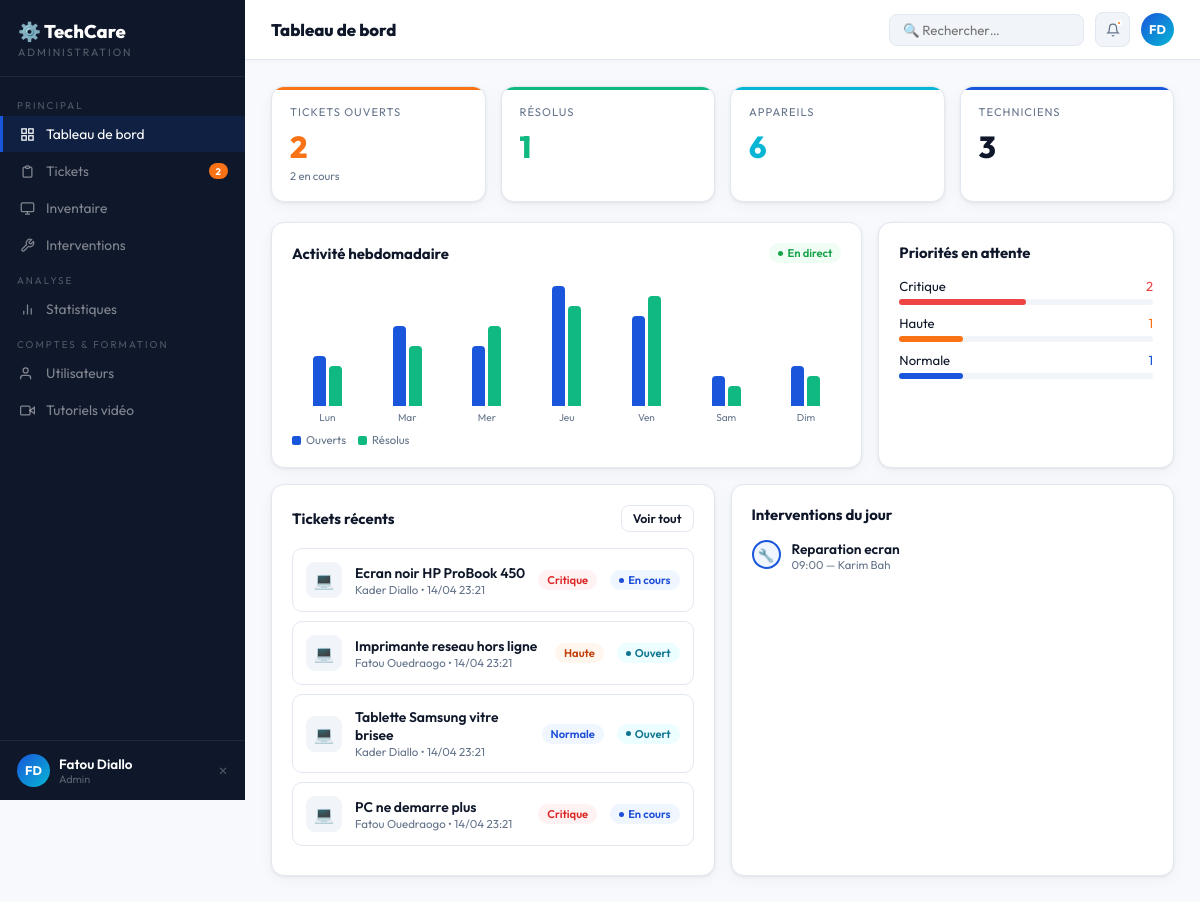
/admin.php (signed in), run on the app's committed database.
### tables this page shows
CREATE TABLE tickets (
  id               INT AUTO_INCREMENT PRIMARY KEY,
  titre            VARCHAR(200) NOT NULL,
  description      TEXT         DEFAULT NULL,
  appareil_id      INT          DEFAULT NULL,
  demandeur_id     INT          DEFAULT NULL,
  nom_public       VARCHAR(100) DEFAULT NULL,
  email_public     VARCHAR(150) DEFAULT NULL,
  service_public   VARCHAR(100) DEFAULT NULL,
  priorite         ENUM('basse','normale','haute','critique') DEFAULT 'normale',
  statut           ENUM('ouvert','en_cours','resolu') DEFAULT 'ouvert',
  date_creation    DATETIME     DEFAULT CURRENT_TIMESTAMP,
  date_resolution  DATETIME     DEFAULT NULL,
  FOREIGN KEY (appareil_id)  REFERENCES appareils(id) ON DELETE SET NULL,
  FOREIGN KEY (demandeur_id) REFERENCES utilisateurs(id) ON DELETE SET NULL
);

CREATE TABLE utilisateurs (
  id               INT AUTO_INCREMENT PRIMARY KEY,
  nom              VARCHAR(100)  NOT NULL,
  email            VARCHAR(150)  UNIQUE NOT NULL,
  password_hash    VARCHAR(255)  NOT NULL,
  role             ENUM('etudiant','employe') DEFAULT 'etudiant',
  telephone        VARCHAR(30)   DEFAULT NULL,
  departement      VARCHAR(100)  DEFAULT NULL,
  statut           ENUM('actif','inactif') DEFAULT 'actif',
  date_inscription DATETIME      DEFAULT CURRENT_TIMESTAMP
);

CREATE TABLE interventions (
  id                INT AUTO_INCREMENT PRIMARY KEY,
  ticket_id         INT          DEFAULT NULL,
  technicien_id     INT          DEFAULT NULL,
  type_intervention VARCHAR(120) DEFAULT NULL,
  date_debut        DATETIME     DEFAULT NULL,
  duree_estimee     VARCHAR(30)  DEFAULT NULL,
  statut            ENUM('planifiee','en_cours','terminee') DEFAULT 'planifiee',
  notes             TEXT         DEFAULT NULL,
  date_creation     DATETIME     DEFAULT CURRENT_TIMESTAMP,
  FOREIGN KEY (ticket_id)     REFERENCES tickets(id) ON DELETE SET NULL,
  FOREIGN KEY (technicien_id) REFERENCES admins(id) ON DELETE SET NULL
);

### admin.php (the view, shortened to what this page needs)
<?php
require_once 'config.php';
$panel=$_GET['p']??'dashboard';
$anom=$_SESSION['admin_nom']; $arole=$_SESSION['admin_role'];
$ain=initiales($anom);
$gs=$pdo->query("SELECT
  (SELECT COUNT(*) FROM tickets WHERE statut='ouvert') t_ouv,
  (SELECT COUNT(*) FROM tickets WHERE statut='en_cours') t_enc,
  (SELECT COUNT(*) FROM tickets WHERE statut='resolu') t_res,
  (SELECT COUNT(*) FROM appareils) nb_app,
  (SELECT COUNT(*) FROM utilisateurs WHERE statut='actif') nb_usr,
  (SELECT COUNT(*) FROM admins WHERE statut='actif') nb_adm,
  (SELECT COUNT(*) FROM interventions WHERE statut IN ('planifiee','en_cours')) nb_int
")->fetch();
?><!DOCTYPE html><html lang="fr"><head>
<link rel="stylesheet" href="assets/style.css">
</head><body>
<div class="app-layout">
  <aside class="sidebar">
    <div class="sb-logo"><div class="sb-logo-name">⚙️ TechCare</div><div class="sb-logo-role">Administration</div></div>
    <nav class="sb-nav">
      <div class="sb-sec">Principal</div>
      <a href="?p=dashboard" class="sb-item <?php echo $panel==='dashboard'?'active':''; ?>">
        <svg viewBox="0 0 24 24" fill="none" stroke="currentColor" stroke-width="2"><rect x="3" y="3" width="7" height="7"/><rect x="14" y="3" width="7" height="7"/><rect x="3" y="14" width="7" height="7"/><rect x="14" y="14" width="7" height="7"/></svg>Tableau de bord
      </a>
      <a href="?p=tickets" class="sb-item <?php echo $panel==='tickets'?'active':''; ?>">
        <svg viewBox="0 0 24 24" fill="none" stroke="currentColor" stroke-width="2"><path d="M9 5H7a2 2 0 00-2 2v12a2 2 0 002 2h10a2 2 0 002-2V7a2 2 0 00-2-2h-2"/><rect x="9" y="3" width="6" height="4" rx="2"/></svg>Tickets
        <?php if($gs['t_ouv']>0): ?><span class="sb-badge"><?php echo $gs['t_ouv']; ?></span><?php endif; ?>
      </a>
      <a href="?p=inventaire" class="sb-item <?php echo $panel==='inventaire'?'active':''; ?>">
        <svg viewBox="0 0 24 24" fill="none" stroke="currentColor" stroke-width="2"><rect x="2" y="3" width="20" height="14" rx="2"/><path d="M8 21h8M12 17v4"/></svg>Inventaire
      </a>
      <a href="?p=interventions" class="sb-item <?php echo $panel==='interventions'?'active':''; ?>">
        <svg viewBox="0 0 24 24" fill="none" stroke="currentColor" stroke-width="2"><path d="M14.7 6.3a1 1 0 000 1.4l1.6 1.6a1 1 0 001.4 0l3.77-3.77a6 6 0 01-7.94 7.94l-6.91 6.91a2.12 2.12 0 01-3-3l6.91-6.91a6 6 0 017.94-7.94l-3.76 3.76z"/></svg>Interventions
      </a>
      <div class="sb-sec">Analyse</div>
      <a href="?p=rapports" class="sb-item <?php echo $panel==='rapports'?'active':''; ?>">
        <svg viewBox="0 0 24 24" fill="none" stroke="currentColor" stroke-width="2"><line x1="18" y1="20" x2="18" y2="10"/><line x1="12" y1="20" x2="12" y2="4"/><line x1="6" y1="20" x2="6" y2="14"/></svg>Statistiques
      </a>
      <div class="sb-sec">Comptes &amp; Formation</div>
      <a href="?p=users" class="sb-item <?php echo $panel==='users'?'active':''; ?>">
        <svg viewBox="0 0 24 24" fill="none" stroke="currentColor" stroke-width="2"><path d="M17 21v-2a4 4 0 00-4-4H5a4 4 0 00-4 4v2"/><circle cx="9" cy="7" r="4"/></svg>Utilisateurs
      </a>
      <a href="?p=tutoriels" class="sb-item <?php echo $panel==='tutoriels'?'active':''; ?>">
        <svg viewBox="0 0 24 24" fill="none" stroke="currentColor" stroke-width="2"><polygon points="23 7 16 12 23 17 23 7"/><rect x="1" y="5" width="15" height="14" rx="2"/></svg>Tutoriels vidéo
      </a>
    </nav>
    <div class="sb-footer">
      <div class="sb-user">
        <div class="sb-av"><?php echo $ain; ?></div>
        <div><div class="sb-uname"><?php echo clean($anom); ?></div><div class="sb-urole"><?php echo $arole; ?></div></div>
        <a href="process/logout.php" class="sb-logout" title="Déconnexion">✕</a>
      </div>
    </div>
  </aside>
  <main class="app-main">
    <div class="topbar">
      <div class="topbar-title" id="adm-title"><?php echo match($panel){'dashboard'=>'Tableau de bord','tickets'=>'Gestion des tickets','inventaire'=>'Inventaire des appareils','interventions'=>'Suivi des interventions','rapports'=>'Rapports & Statistiques','users'=>'Utilisateurs','admins'=>'Comptes Administrateurs','tutoriels'=>'Tutoriels vidéo',default=>'Administration'}; ?></div>
      <div class="topbar-right">
        <input class="search" type="text" placeholder="🔍 Rechercher…" oninput="liveSearch(this.value)">
        <div class="icon-btn"><svg width="14" height="14" viewBox="0 0 24 24" fill="none" stroke="currentColor" stroke-width="2"><path d="M18 8A6 6 0 006 8c0 7-3 9-3 9h18s-3-2-3-9"/><path d="M13.73 21a2 2 0 01-3.46 0"/></svg><div class="notif-dot"></div></div>
        <div class="sb-av"><?php echo $ain; ?></div>
      </div>
    </div>
    <div class="app-content">
<?php  if($panel==='dashboard'): ?>
      <div class="stats-row">
        <div class="stat-card"><div class="stat-stripe warn"></div><div class="stat-lbl">Tickets ouverts</div><div class="stat-val" style="color:var(--warn)"><?php echo $gs['t_ouv']; ?></div><div class="stat-sub"><?php echo $gs['t_enc']; ?> en cours</div></div>
        <div class="stat-card"><div class="stat-stripe ok"></div><div class="stat-lbl">Résolus</div><div class="stat-val" style="color:var(--ok)"><?php echo $gs['t_res']; ?></div></div>
        <div class="stat-card"><div class="stat-stripe info"></div><div class="stat-lbl">Appareils</div><div class="stat-val" style="color:var(--accent2)"><?php echo $gs['nb_app']; ?></div></div>
        <div class="stat-card"><div class="stat-stripe"></div><div class="stat-lbl">Techniciens</div><div class="stat-val"><?php echo $gs['nb_adm']; ?></div></div>
      </div>
      <div class="grid3">
        <div class="card">
          <div class="card-head"><div class="card-title">Activité hebdomadaire</div><span class="badge b-green"><span class="dot"></span> En direct</span></div>
          <div class="chart-bars" id="admin-chart"></div>
          <div style="display:flex;gap:12px;margin-top:9px;font-size:.71rem;color:var(--muted)">
            <span style="display:flex;align-items:center;gap:5px"><span style="width:9px;height:9px;background:var(--accent);border-radius:2px;display:inline-block"></span>Ouverts</span>
            <span style="display:flex;align-items:center;gap:5px"><span style="width:9px;height:9px;background:var(--ok);border-radius:2px;display:inline-block"></span>Résolus</span>
          </div>
        </div>
        <div class="card">
          <div class="card-head"><div class="card-title">Priorités en attente</div></div>
          <?php $prios=$pdo->query("SELECT priorite,COUNT(*) c FROM tickets WHERE statut!='resolu' GROUP BY priorite ORDER BY FIELD(priorite,'critique','haute','normale','basse')")->fetchAll();
          $pcols=['critique'=>'var(--danger)','haute'=>'var(--warn)','normale'=>'var(--accent)','basse'=>'var(--muted)'];
          $tot_p=array_sum(array_column($prios,'c'))?:1;
          foreach($prios as $pp): ?>
          <div style="margin-bottom:10px">
            <div style="display:flex;justify-content:space-between;font-size:.82rem;margin-bottom:3px"><span><?php echo ucfirst($pp['priorite']); ?></span><span style="color:<?php echo $pcols[$pp['priorite']]??'var(--muted)'; ?>"><?php echo $pp['c']; ?></span></div>
            <div class="prog-bar"><div class="prog-fill" style="width:<?php echo round($pp['c']/$tot_p*100); ?>%;background:<?php echo $pcols[$pp['priorite']]??'var(--accent)'; ?>"></div></div>
          </div>
          <?php endforeach; ?>
        </div>
      </div>
      <div class="grid2" style="margin-top:16px">
        <div class="card">
          <div class="card-head"><div class="card-title">Tickets récents</div><a href="?p=tickets" class="btn btn-outline btn-sm">Voir tout</a></div>
          <?php $rec=$pdo->query("SELECT t.*,u.nom unom FROM tickets t LEFT JOIN utilisateurs u ON t.demandeur_id=u.id ORDER BY t.date_creation DESC LIMIT 4")->fetchAll();
          foreach($rec as $t): ?>
          <div class="ticket-row">
            <div class="ticket-icon">💻</div>
            <div style="flex:1"><div style="font-weight:600;font-size:.87rem"><?php echo clean($t['titre']); ?></div><div style="font-size:.72rem;color:var(--muted)"><?php echo clean($t['unom']??$t['nom_public']??'Public'); ?> • <?php echo date('d/m H:i',strtotime($t['date_creation'])); ?></div></div>
            <?php echo badgePriorite($t['priorite']); ?>
            <?php echo badgeStatut($t['statut']); ?>
          </div>
          <?php endforeach; ?>
        </div>
        <div class="card">
          <div class="card-head"><div class="card-title">Interventions du jour</div></div>
          <?php $tday=$pdo->query("SELECT i.*,t.titre ttitre,adm.nom technom FROM interventions i LEFT JOIN tickets t ON i.ticket_id=t.id LEFT JOIN admins adm ON i.technicien_id=adm.id WHERE DATE(i.date_debut)=CURDATE() OR i.statut='en_cours' ORDER BY i.date_debut LIMIT 4")->fetchAll();
          if($tday): foreach($tday as $iv): ?>
          <div class="tl-item">
            <div class="tl-dot <?php echo $iv['statut']==='en_cours'?'active':''; ?>">🔧</div>
            <div><div style="font-weight:600;font-size:.86rem"><?php echo clean($iv['type_intervention']??$iv['ttitre']??'Intervention'); ?></div>
            <div style="font-size:.71rem;color:var(--muted)"><?php echo $iv['date_debut']?date('H:i',strtotime($iv['date_debut'])):'—'; ?> — <?php echo clean($iv['technom']??'Non assigné'); ?></div></div>
          </div>
          <?php endforeach; else: ?><div style="color:var(--muted);font-size:.84rem">Aucune intervention planifiée aujourd'hui.</div><?php endif; ?>
        </div>
      </div>
<?php  endif; ?>
    </div>
  </main>
</div>
</body></html>

### config.php (shortened to what this page needs)
<?php
function clean(string $v):string  { return htmlspecialchars(strip_tags(trim($v)),ENT_QUOTES,'UTF-8'); }
function badgeStatut(string $s):string {
  return match($s){
    'ouvert'   => '<span class="badge b-cyan"><span class="dot"></span>Ouvert</span>',
    'en_cours' => '<span class="badge b-blue"><span class="dot"></span>En cours</span>',
    'resolu'   => '<span class="badge b-green"><span class="dot"></span>Résolu</span>',
    default    => '<span class="badge b-gray">'.htmlspecialchars($s).'</span>'
  };
}
function badgePriorite(string $p):string {
  return match($p){
    'critique' => '<span class="badge b-red">Critique</span>',
    'haute'    => '<span class="badge b-orange">Haute</span>',
    'normale'  => '<span class="badge b-blue">Normale</span>',
    'basse'    => '<span class="badge b-gray">Basse</span>',
    default    => '<span class="badge b-gray">'.htmlspecialchars($p).'</span>'
  };
}
function initiales(string $nom):string {
  $parts = explode(' ', trim($nom));
  $i = strtoupper(substr($parts[0],0,1));
  if(isset($parts[1])) $i .= strtoupper(substr($parts[1],0,1));
  return $i;
}

### data on the page
tickets: titre "Ecran noir HP ProBook 450", demandeur.nom "Kader Diallo", date_creation "14/04 23:21", priorite "Critique", statut "En cours"
tickets: titre "Imprimante reseau hors ligne", demandeur.nom "Fatou Ouedraogo", date_creation "14/04 23:21", priorite "Haute", statut "Ouvert"
tickets: titre "Tablette Samsung vitre brisee", demandeur.nom "Kader Diallo", date_creation "14/04 23:21", priorite "Normale", statut "Ouvert"
tickets: titre "PC ne demarre plus", demandeur.nom "Fatou Ouedraogo", date_creation "14/04 23:21", priorite "Critique", statut "En cours"
interventions: type_intervention "Reparation ecran", date_debut "09:00", technicien.nom "Karim Bah"

### other printed values
$gs['t_ouv'] "2"
$ain "FD"
$anom "Fatou Diallo"
$arole "Admin"
$gs['t_enc'] "2"
$gs['t_res'] "1"
$gs['nb_app'] "6"
$gs['nb_adm'] "3"
$pp['priorite'] "Critique"
$pp['c'] "2"
$pp['priorite'] "Haute"
$pp['c'] "1"
$pp['priorite'] "Normale"
